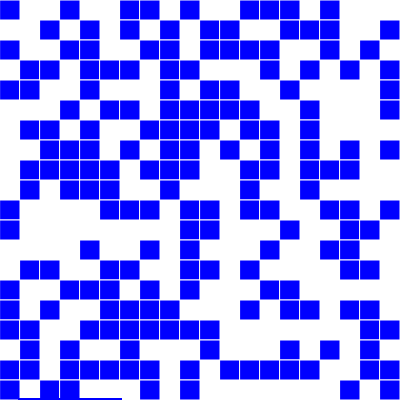
Frame 1 (no input)
Frame 60 (no input): identical to frame 1, image omitted
Frame 120 (the mouse pressed at the canvas centre since frame 60): identical to frame 1, image omitted

The p5.js sketch that drew this single still picture (run headless with seeded random() and noise() and a simulated clock; from frame 60 on, the mouse is pressed at the canvas centre):

// p5.js sketch
// ── sketch.js
function make2DArray(cols, rows) {
  let arr = new Array(cols);
  for (let i = 0; i < arr.length; i++) {
    arr[i] = new Array(rows);
  }
  return arr;
}

let grid;
let cols;
let rows;
let resolution = 20;

function setup() {
  createCanvas(400, 400);
  resetSketch();

  var button = createButton("Reload");
  button.mousePressed(resetSketch);
  button.style("width", "100px");
  button.style("height", "30px");
  button.style("font-family", "Titillium Web");
  button.style("font-weight", "bold");
  button.style("font-size", "16px");
  button.style("color", "blue");
  button.style("background-color", "white");
  button.style("margin-left", "20px");
  button.style("outline", "2px");
  button.style("outline-style", "solid");
  button.style("outline-color", "blue");
  button.style("border", "none");
}

function resetSketch() {
  cols = width / resolution;
  rows = height / resolution;

  grid = make2DArray(cols, rows);
  for (let i = 0; i < cols; i++) {
    for (let j = 0; j < rows; j++) {
      grid[i][j] = floor(random(2));
    }
  }
}

function draw() {
  background(255);
  for (let i = 0; i < cols; i++) {
    for (let j = 0; j < rows; j++) {
      let w = width;
      let x = i * resolution;
      let y = j * resolution;
      if (grid[i][j] == 1) {
        fill(0, 0, 255);
        stroke(255);
        rect(x, y, resolution, resolution);
      }
    }
  }
}

function mousePressed() {
  redraw();
}
